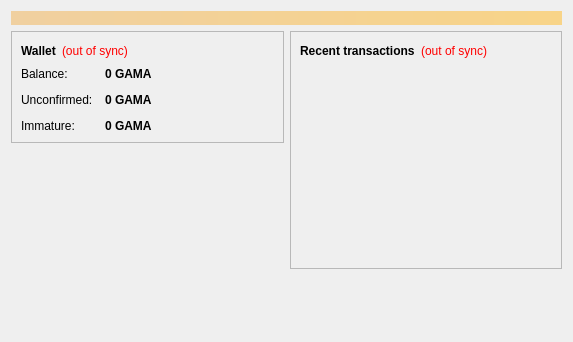
<?xml version="1.0" encoding="UTF-8"?>
<ui version="4.0">
 <class>OverviewPage</class>
 <widget class="QWidget" name="OverviewPage">
  <property name="geometry">
   <rect>
    <x>0</x>
    <y>0</y>
    <width>573</width>
    <height>342</height>
   </rect>
  </property>
  <property name="windowTitle">
   <string>Form</string>
  </property>
  <layout class="QVBoxLayout" name="topLayout">
   <item>
    <widget class="QLabel" name="labelAlerts">
     <property name="visible">
      <bool>false</bool>
     </property>
     <property name="styleSheet">
      <string notr="true">background-color: qlineargradient(x1: 0, y1: 0, x2: 1, y2: 0, stop:0 #F0D0A0, stop:1 #F8D488); color:#000000;</string>
     </property>
     <property name="wordWrap">
      <bool>true</bool>
     </property>
     <property name="margin">
      <number>3</number>
     </property>
    </widget>
   </item>
   <item>
    <layout class="QHBoxLayout" name="horizontalLayout" stretch="1,1">
     <item>
      <layout class="QVBoxLayout" name="verticalLayout_2">
       <item>
        <widget class="QFrame" name="frame">
         <property name="frameShape">
          <enum>QFrame::StyledPanel</enum>
         </property>
         <property name="frameShadow">
          <enum>QFrame::Raised</enum>
         </property>
         <layout class="QVBoxLayout" name="verticalLayout_4">
          <item>
           <layout class="QHBoxLayout" name="horizontalLayout_4">
            <item>
             <widget class="QLabel" name="label_5">
              <property name="font">
               <font>
                <weight>75</weight>
                <bold>true</bold>
               </font>
              </property>
              <property name="text">
               <string>Wallet</string>
              </property>
             </widget>
            </item>
            <item>
             <widget class="QLabel" name="labelWalletStatus">
              <property name="toolTip">
               <string>The displayed information may be out of date. Your wallet automatically synchronizes with the Gamacoin network after a connection is established, but this process has not completed yet.</string>
              </property>
              <property name="styleSheet">
               <string notr="true">QLabel { color: red; }</string>
              </property>
              <property name="text">
               <string notr="true">(out of sync)</string>
              </property>
              <property name="alignment">
               <set>Qt::AlignLeading|Qt::AlignLeft|Qt::AlignVCenter</set>
              </property>
             </widget>
            </item>
            <item>
             <spacer name="horizontalSpacer_2">
              <property name="orientation">
               <enum>Qt::Horizontal</enum>
              </property>
              <property name="sizeHint" stdset="0">
               <size>
                <width>40</width>
                <height>20</height>
               </size>
              </property>
             </spacer>
            </item>
           </layout>
          </item>
          <item>
           <layout class="QFormLayout" name="formLayout_2">
            <property name="fieldGrowthPolicy">
             <enum>QFormLayout::AllNonFixedFieldsGrow</enum>
            </property>
            <property name="horizontalSpacing">
             <number>12</number>
            </property>
            <property name="verticalSpacing">
             <number>12</number>
            </property>
            <item row="0" column="0">
             <widget class="QLabel" name="label">
              <property name="text">
               <string>Balance:</string>
              </property>
             </widget>
            </item>
            <item row="0" column="1">
             <widget class="QLabel" name="labelBalance">
              <property name="font">
               <font>
                <weight>75</weight>
                <bold>true</bold>
               </font>
              </property>
              <property name="cursor">
               <cursorShape>IBeamCursor</cursorShape>
              </property>
              <property name="toolTip">
               <string>Your current balance</string>
              </property>
              <property name="text">
               <string notr="true">0 GAMA</string>
              </property>
              <property name="textInteractionFlags">
               <set>Qt::LinksAccessibleByMouse|Qt::TextSelectableByKeyboard|Qt::TextSelectableByMouse</set>
              </property>
             </widget>
            </item>
            <item row="1" column="0">
             <widget class="QLabel" name="label_3">
              <property name="text">
               <string>Unconfirmed:</string>
              </property>
             </widget>
            </item>
            <item row="1" column="1">
             <widget class="QLabel" name="labelUnconfirmed">
              <property name="font">
               <font>
                <weight>75</weight>
                <bold>true</bold>
               </font>
              </property>
              <property name="cursor">
               <cursorShape>IBeamCursor</cursorShape>
              </property>
              <property name="toolTip">
               <string>Total of transactions that have yet to be confirmed, and do not yet count toward the current balance</string>
              </property>
              <property name="text">
               <string notr="true">0 GAMA</string>
              </property>
              <property name="textInteractionFlags">
               <set>Qt::LinksAccessibleByMouse|Qt::TextSelectableByKeyboard|Qt::TextSelectableByMouse</set>
              </property>
             </widget>
            </item>
            <item row="2" column="0">
             <widget class="QLabel" name="labelImmatureText">
              <property name="text">
               <string>Immature:</string>
              </property>
             </widget>
            </item>
            <item row="2" column="1">
             <widget class="QLabel" name="labelImmature">
              <property name="font">
               <font>
                <weight>75</weight>
                <bold>true</bold>
               </font>
              </property>
              <property name="toolTip">
               <string>Mined balance that has not yet matured</string>
              </property>
              <property name="text">
               <string notr="true">0 GAMA</string>
              </property>
              <property name="textInteractionFlags">
               <set>Qt::LinksAccessibleByMouse|Qt::TextSelectableByKeyboard|Qt::TextSelectableByMouse</set>
              </property>
             </widget>
            </item>
           </layout>
          </item>
         </layout>
        </widget>
       </item>
       <item>
        <spacer name="verticalSpacer">
         <property name="orientation">
          <enum>Qt::Vertical</enum>
         </property>
         <property name="sizeHint" stdset="0">
          <size>
           <width>20</width>
           <height>40</height>
          </size>
         </property>
        </spacer>
       </item>
      </layout>
     </item>
     <item>
      <layout class="QVBoxLayout" name="verticalLayout_3">
       <item>
        <widget class="QFrame" name="frame_2">
         <property name="frameShape">
          <enum>QFrame::StyledPanel</enum>
         </property>
         <property name="frameShadow">
          <enum>QFrame::Raised</enum>
         </property>
         <layout class="QVBoxLayout" name="verticalLayout">
          <item>
           <layout class="QHBoxLayout" name="horizontalLayout_2">
            <item>
             <widget class="QLabel" name="label_4">
              <property name="text">
               <string>&lt;b&gt;Recent transactions&lt;/b&gt;</string>
              </property>
             </widget>
            </item>
            <item>
             <widget class="QLabel" name="labelTransactionsStatus">
              <property name="toolTip">
               <string>The displayed information may be out of date. Your wallet automatically synchronizes with the Gamacoin network after a connection is established, but this process has not completed yet.</string>
              </property>
              <property name="styleSheet">
               <string notr="true">QLabel { color: red; }</string>
              </property>
              <property name="text">
               <string notr="true">(out of sync)</string>
              </property>
              <property name="alignment">
               <set>Qt::AlignRight|Qt::AlignTrailing|Qt::AlignVCenter</set>
              </property>
             </widget>
            </item>
            <item>
             <spacer name="horizontalSpacer">
              <property name="orientation">
               <enum>Qt::Horizontal</enum>
              </property>
              <property name="sizeHint" stdset="0">
               <size>
                <width>40</width>
                <height>20</height>
               </size>
              </property>
             </spacer>
            </item>
           </layout>
          </item>
          <item>
           <widget class="QListView" name="listTransactions">
            <property name="styleSheet">
             <string notr="true">QListView { background: transparent; }</string>
            </property>
            <property name="frameShape">
             <enum>QFrame::NoFrame</enum>
            </property>
            <property name="verticalScrollBarPolicy">
             <enum>Qt::ScrollBarAlwaysOff</enum>
            </property>
            <property name="horizontalScrollBarPolicy">
             <enum>Qt::ScrollBarAlwaysOff</enum>
            </property>
            <property name="selectionMode">
             <enum>QAbstractItemView::NoSelection</enum>
            </property>
           </widget>
          </item>
         </layout>
        </widget>
       </item>
       <item>
        <spacer name="verticalSpacer_2">
         <property name="orientation">
          <enum>Qt::Vertical</enum>
         </property>
         <property name="sizeHint" stdset="0">
          <size>
           <width>20</width>
           <height>40</height>
          </size>
         </property>
        </spacer>
       </item>
      </layout>
     </item>
    </layout>
   </item>
  </layout>
 </widget>
 <resources/>
 <connections/>
</ui>
